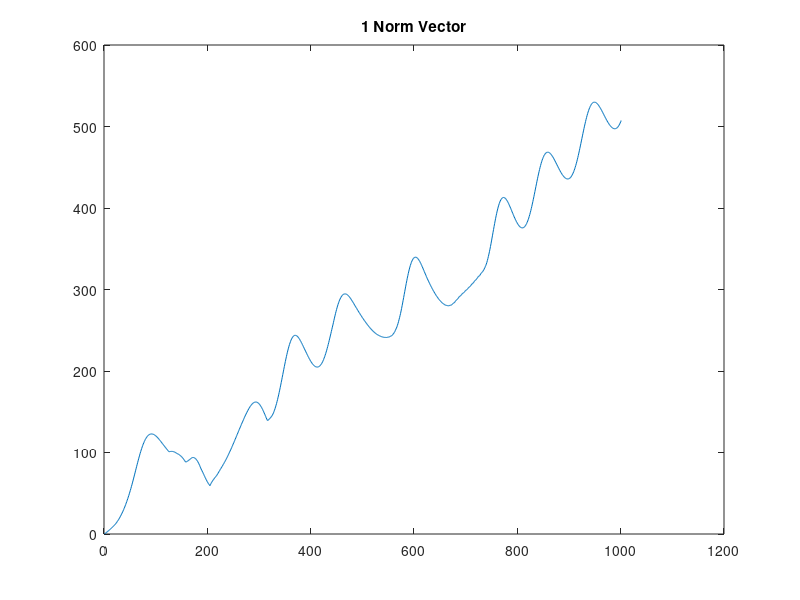
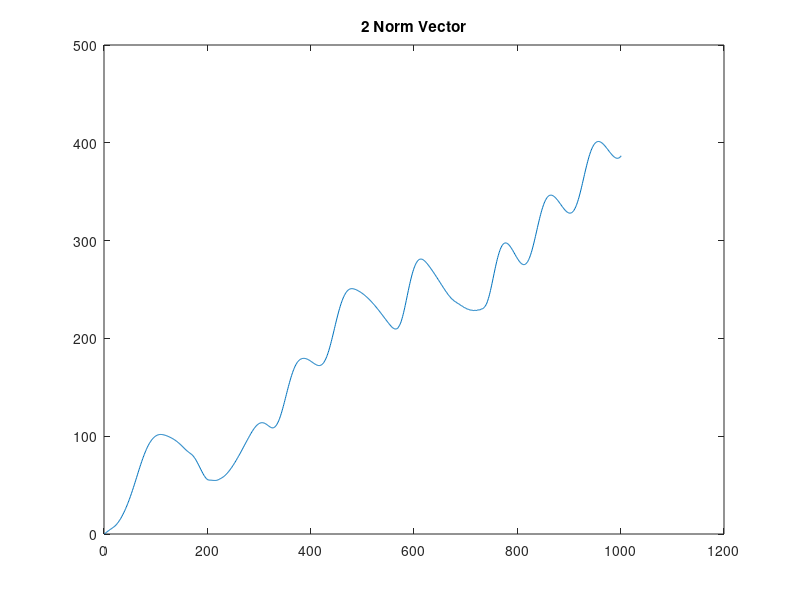

Here is the MATLAB script that generated these plots, in order:
%reads in the csv riles
Norm1Vector = csvread('norm1.csv');
Norm2Vector = csvread('norm2.csv');

Norm1Integral = csvread('norm1_integral.csv');
Norm2Integral = csvread('norm2_integral.csv');


figure(1);
plot(Norm1Vector);
title("1 Norm Vector");

figure(2);
plot(Norm2Vector);
title("2 Norm Vector");